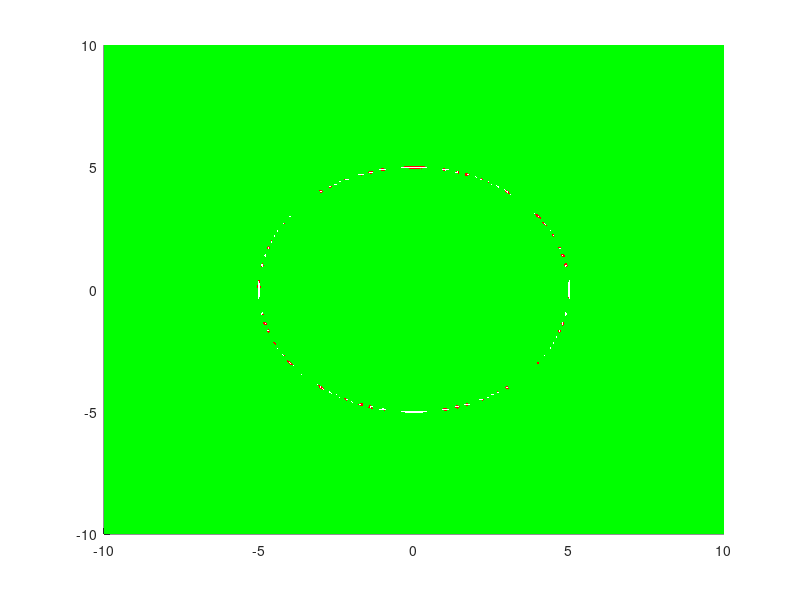

Write the MATLAB code that produced this figure. (Note: this script raises an error after producing the figure.)
% Log-GPIS - Faithful Euclidean Distance Field from Log-Gaussian Process Implicit Surfaces
% https://github.com/LanWu076/Log-GPIS-demo
% https://arxiv.org/pdf/2010.11487.pdf
%
% The observation is a circle to show our Log-GPIS in a 2D case. 
% To show the results, just run LogGPIS_demo_2D.m. 
% Figure 1 to 6 will show the mean distance inference of the whittle kernel 
% and the Matern kernel with lambda varying from 30 to 40. Figure 7 shows 
% the Root Mean Sqrt Error of different kernels and different lambda parameters.
%
% This program is free software. You can redistribute it and/or modify it, 
% but WITHOUT ANY WARRANTY, without even the implied warranty of any FITNESS 
% FOR A PARTICULAR PURPOSE.

clc;
clear;
close all;
fprintf('Starting the 2D demo of Log-GPIS!\n\n');

meanWhittle = [];
meanMatern = [];
lambdaCount = [];
for i = 30:5:40
    lambda = i; % lambda = 1/sqrt(t)
    lambdaCount = [lambdaCount,i];
    circleRadius = 5;
    %v = 3/2;
    noise = 0.001;
    %scale = sqrt(2*v);
    
    fprintf('(lambda, circle radius) = (%.0f, %.0f)\n', ...
        lambda, circleRadius);

    % whittle kernel, the special case of matern kernel
    cov1 = @(x1, x2)( exp(-lambda*pdist2(x1, x2,'euclidean')) ); 

    % 3/2 matern kernel
    cov2 = @(x1, x2)( (1.0+lambda*pdist2(x1, x2,'euclidean')).*exp(-lambda*pdist2(x1, x2,'euclidean')) );
    
    % SE kernel for comparison
    % cov = @(x1, x2)( exp(-pdist2(x1, x2).^2/lambda) );

    % observations of a circle
    circle = [0, 0] + circleRadius * [cos(-pi:0.01:(pi))', sin(-pi:0.01:(pi))']; 

    % query points
    [X, Y] = meshgrid(-10:0.1:10, -10:0.1:10);
    Qpoint(:,1) = X(:);
    Qpoint(:,2) = Y(:);

    % number of observations
    N_obs = size(circle, 1); 

    % big K 
    K1 = cov1(circle, circle); 
    K2 = cov2(circle, circle); 
    
    % kstar
    k1 = cov1(Qpoint, circle); 
    k2 = cov2(Qpoint, circle); 

    % gp regression 
    fprintf('Start Log-GPIS inference!\n');
    % y = zeros(size(circle, 1), 1) - 0.05;
    y = zeros(size(circle, 1), 1);

    y = exp(-y*lambda) + noise*randn(size(circle, 1), 1);
    mu1 = k1 * ((K1 + noise * eye(N_obs)) \ y); 
    mu2 = k2 * ((K2 + noise * eye(N_obs)) \ y); 

    % recover the mean according to Log-GPIS
    % mean1 = -(1 / lambda) * log((mu1)) + 0.05;
    % mean2 = -(1 / lambda) * log((mu2)) + 0.05;
    mean1 = -(1 / lambda) * log(abs(mu1));
    mean2 = -(1 / lambda) * log(abs(mu2));
    
    meanWhittle = [meanWhittle,mean1];   
    meanMatern = [meanMatern,mean2]; 
    fprintf('Finished Log-GPIS inference!\n\n');
    
    figure;
    hold on;
    % regressed using Log-GPIS whittle kernel
    surf(X, Y, reshape(mean1, size(X)), 'EdgeColor', 'none', 'FaceColor', 'r' ); 
    % ground truth (cos it's a circle)
    surf(X, Y, abs(sqrt(X.^2 + Y.^2) - circleRadius), 'EdgeColor', 'none', 'FaceColor', 'g');
    alpha 0.5
    % observations
    plot(circle(:, 1), circle(:, 2), 'ko', 'MarkerFaceColor', 'k'); 
    view(-170,20);
    grid on;
    axis equal;
    axis equal;
    set(gca,'FontSize',15);
    title(['Whittle kernel with {\lambda} ',num2str(lambda),'.']);
    
    figure;
    hold on;
    % regressed using Log-GPIS matern kernel
    surf(X, Y, reshape(mean2, size(X)), 'EdgeColor', 'none', 'FaceColor', 'r' ); 
    % ground truth (cos it's a circle)
    surf(X, Y, abs(sqrt(X.^2 + Y.^2) - circleRadius), 'EdgeColor', 'none', 'FaceColor', 'g');
    alpha 0.5
    % observations
    plot(circle(:, 1), circle(:, 2), 'ko', 'MarkerFaceColor', 'k'); 
    view(-170,20);
    grid on;
    axis equal;
    axis equal;
    set(gca,'FontSize',15);
    title(['Matern kernel with {\lambda} ',num2str(lambda),'.']);
end

for i = 1:1:size(meanWhittle,2)
    dist1 = meanWhittle(:,i)-reshape(abs(sqrt(X.^2 + Y.^2) - circleRadius),size(mean1));
    dist2 = meanMatern(:,i)-reshape(abs(sqrt(X.^2 + Y.^2) - circleRadius),size(mean2));
    RMSE1(i) = sqrt(mean(dist1.^2));
    RMSE2(i) = sqrt(mean(dist2.^2));
end

% Plot the several test results in terms of RMSE
figure;    
b= bar(lambdaCount,[RMSE1' RMSE2']);   
legend('Whittle', '3/2 Matern');

title('Root Mean Squared Error');
ylabel('RMSE [m]');
xlabel('{\lambda}');
set(gca,'FontSize',15);

disp('Finished the 2D demo of Log-GPIS!');